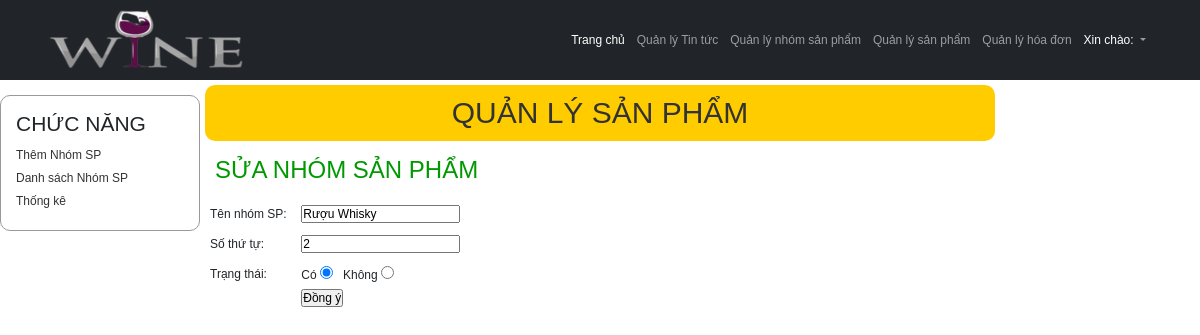
Before: /index_admin.php?module=nhomsp&act=sua&id=7 with the older database file.
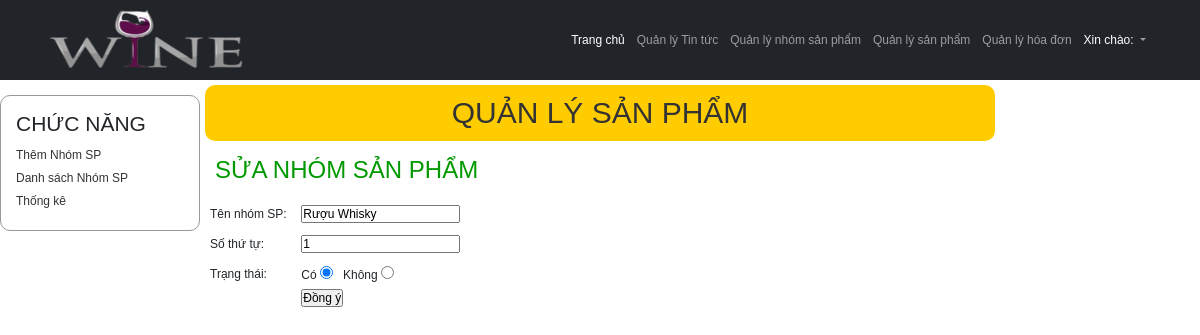
After: the same page with the newer database file.
### tables this page shows
CREATE TABLE `tbcategory` (
  `cat_id` int(11) NOT NULL,
  `cat_name` varchar(100) NOT NULL,
  `cat_ord` int(11) DEFAULT NULL,
  `cat_status` tinyint(1) DEFAULT NULL
);

### Models/clsDatabase.php (called while the page is built, shortened)
<?php
class clsDatabase
{
	public $conn = NULL;
	function __construct()
	{
		try
		{
			$this->conn = new PDO("mysql:host=localhost;dbname=shop","root","");
			$this->conn->exec("SET NAMES UTF8");
		}
		catch(PDOException $ex)
		{
			echo "<h3>" . $ex->getMessage() . "</h3>";
			die("<h3> LỖI KẾT NỐI CSDL </h3>");
		}
	}
	function ThucthiSQL($sql, $data=NULL)
	{
		$this->pdo_stm = $this->conn->prepare($sql);
		$ketqua=false;
		if($data!=NULL)
			$ketqua = $this->pdo_stm->execute($data);
		else
			$ketqua = $this->pdo_stm->execute();
		return $ketqua;
	}
}
?>

### Models/clsCategory.php (called while the page is built, shortened)
<?php
require_once("clsDatabase.php");
class clsCategory
{
	public $db;
	function __construct()
	{
		$this->db = new clsDatabase();
	}
	function TimTheoIDNhomSanpham($cat_id)
	{
		$sql = "SELECT * FROM tbcategory WHERE cat_id=?";
		$data[] = $cat_id;
 		$ketqua = $this->db->ThucthiSQL($sql,$data);
		if($ketqua==TRUE)
			$this->data = $this->db->pdo_stm->fetch();
		return $ketqua;
	}
}
?>

### Views/vSuaNhomSP.php (the view, shortened to what this page needs)
<?php
if($Nhomsanpham->data==NULL)
{
	$thongbao ="không tìm thấy thông tin";
	require("Views/vKetqua.php");
}
else
{
?>
        <div id="content_left">
        	<div class="left1">
            	<h3>CHỨC NĂNG</h3>
                <p><a href="?module=<?=$module?>&act=them">Thêm Nhóm SP</a></p>
                <p><a href="?module=<?=$module?>">Danh sách Nhóm SP</a></p>
                <p><a href="?module=<?=$module?>">Thống kê</a></p>
            </div>
        </div>
        <div id="content_right">
        	<h1> QUẢN LÝ SẢN PHẨM</h1>
            <h2> SỬA NHÓM SẢN PHẨM</h2>
            <div id="right_detail">
            <?php
				$row = $Nhomsanpham->data;
			?>
            <form name="form1" method="post" action="?module=<?=$module?>&act=xulysua">
              <table width="400" border="0" align="center" cellpadding="0" cellspacing="0">
                <tr>
                  <td width="120" height="30">Tên nhóm SP:</td>
                  <td width="380"><input type="text" name="t1" id="t1" value="<?=$row["cat_name"];?>"></td>
                </tr>
                <tr>
                  <td height="30">Số thứ tự:</td>
                  <td><input type="text" name="t2" id="t2"  value="<?=$row["cat_ord"];?>"></td>
                </tr>
                <tr>
                  <td height="30">Trạng thái:</td>
                  <td>
                  Có <input type="radio" name="rTrangthai" id="r1" value="1" <?=($row["cat_status"]==1)?"checked":""?> > &nbsp;
                  Không <input type="radio" name="rTrangthai" id="r2" value="0"  <?=($row["cat_status"]==0)?"checked":""?> >
                  </td>
                </tr>
                <tr>
                  <td></td>
                  <td><input type="submit" name="button" id="button" value="Đồng ý"></td>
                </tr>
              </table>
            </form>
			</div>
        </div>
<?php
}
?>

Changed rows visible on the page:
changed tbcategory "Rượu Whisky": t2 "2" → "1"
